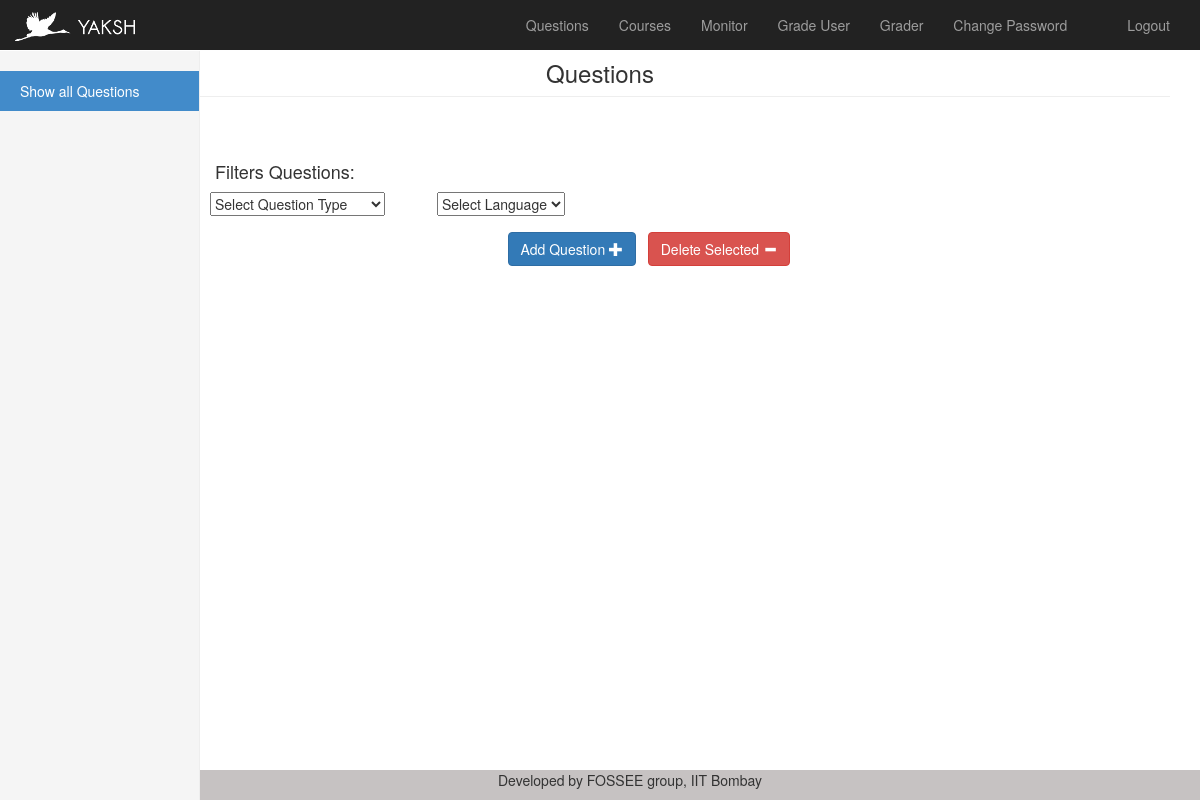
The app's page /exam/manage/questions (signed in), older data.
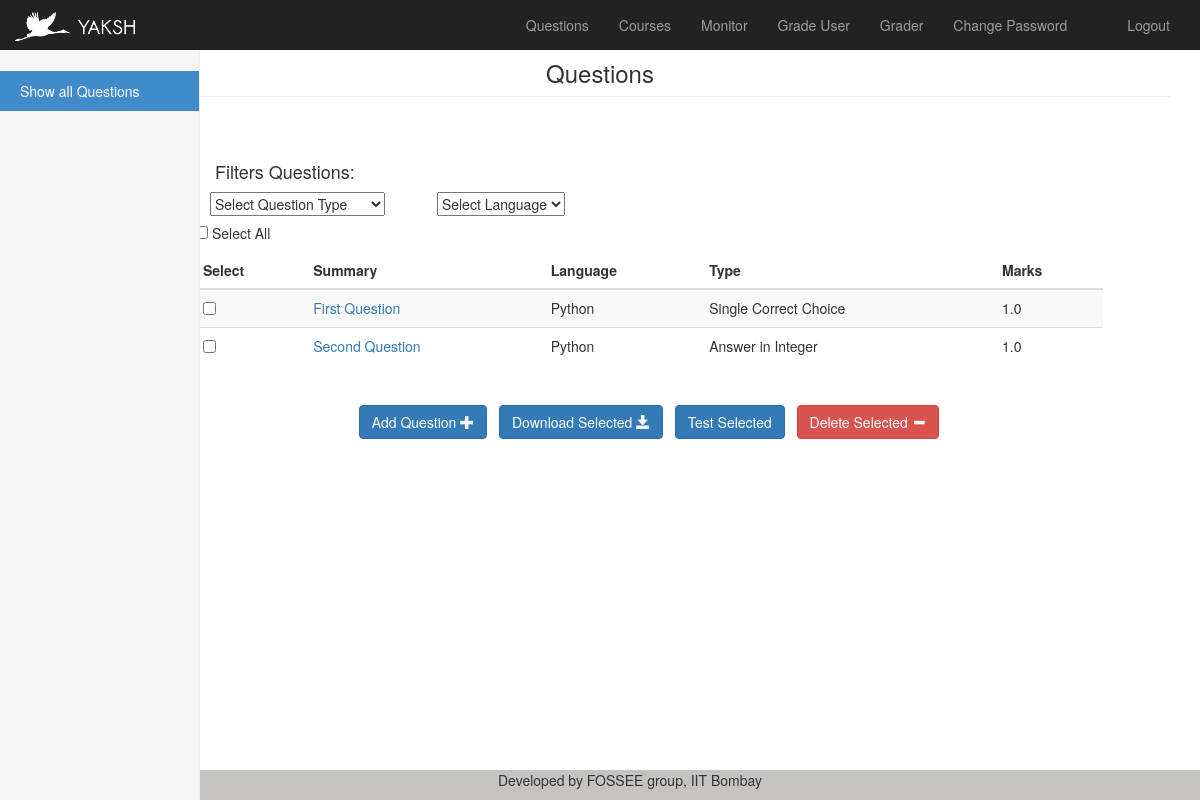
The same page, newer data.
### tables this page shows
CREATE TABLE "yaksh_question" ("id" integer NOT NULL PRIMARY KEY AUTOINCREMENT, "summary" varchar(256) NOT NULL, "description" text NOT NULL, "points" real NOT NULL, "language" varchar(24) NOT NULL, "type" varchar(24) NOT NULL, "active" bool NOT NULL, "snippet" text NOT NULL, "partial_grading" bool NOT NULL, "grade_assignment_upload" bool NOT NULL, "user_id" integer NOT NULL REFERENCES "auth_user" ("id"), "min_time" integer NOT NULL, "solution" text NOT NULL);

### views.py (the view)
@app.route('/exam/manage/questions')
@login_required
def show_questions():
    conn = sql.connect('db.sqlite3')
    conn.row_factory = sql.Row
    questions = []
    records = conn.execute("select * from yaksh_question")
    for record in records:
        questions.append(record)
    form = QuestionFilterForm()
    return render_template('yaksh/showquestions.html',form = form,questions = questions)

### forms.py
class QuestionFilterForm(FlaskForm):
    marks = SelectField(coerce=int,choices =[])
    language = SelectField(choices = languages)
    question_type = SelectField(choices=question_types)

### views.py (called while the page is built)
def login_required(f):
    @wraps(f)
    def wrap(*args, **kwargs):
        if 'logged_in' in session:
            return f(*args, **kwargs)
        else:
            return redirect(url_for('user_login'))
    return wrap

### templates/yaksh/showquestions.html (shortened to what this page needs)
{% extends "manage.html" %}
{% block pagetitle %} Questions {% endblock pagetitle %}
{% block content %}
<div class="row">
    <div class="col-sm-3 col-md-2 sidebar">
      <ul class="nav nav-sidebar nav-stacked">
      <li class="active"><a href="#show" data-toggle="pill" > Show all Questions</a></li>
      </ul>
    </div>
<div class="tab-content col-md-9 col-md-offset-2 main">
<div id="show" class= "tab-pane fade in active">
<form name=frm action="" method="post">
<br><br>
<form name=frm action="" method="post">
<div class="row" id="selectors">
    <h4 style="padding-left: 20px;">Filters Questions: </h4>
    <div class="col-md-3">
        {{ form.question_type }}
    </div>
    <div class="col-md-3">
        {{ form.language }}
    </div>
<br>
<div id="filtered-questions">
{% if questions %}
<h5><input id="checkall" type="checkbox"> Select All </h5>
<table id="questions-table" class="tablesorter table table table-striped">
    <thead>
    <tr>
    <th> Select </th>
    <th> Summary </th>
    <th> Language </th>
    <th> Type </th>
    <th> Marks </th>
    </tr>
    </thead>
    <tbody>
{% for question in questions %}
<tr>
<td>
<input type="checkbox" name="question" value="{{ question.id }}">
</td>
<td><a href="{{URL_ROOT}}/exam/manage/addquestion/{{ question.id }}">{{question.summary}}</a></td>
<td>{{question.language}}</td>
<td>{{question.type}}</td>
<td>{{question.points}}</td>
</tr>
{% endfor %}
</tbody>
</table>
{% endif %}
</div>
<br>
<center>
<button class="btn btn-primary" type="button" onclick='location.replace("{{URL_ROOT}}/exam/manage/addquestion/");'>Add Question <span class="glyphicon glyphicon-plus"></span></button>&nbsp;&nbsp;
{% if questions %}
<button class="btn btn-primary" type="submit" name='download' value='download'>Download Selected <span class="glyphicon glyphicon-save"></span></button>&nbsp;&nbsp;
<button class="btn btn-primary" type="submit" name="test" value="test">Test Selected</button>&nbsp;&nbsp;
{% endif %}
<button class="btn btn-danger" type="submit" onClick="return confirm_delete(frm);" name='delete' value='delete'>Delete Selected <span class="glyphicon glyphicon-minus"></span></button>
</center>
</form>
</div>
</div>
</div>
{% endblock %}

Row changes from the older to the newer data that the page shows:
added yaksh_question: summary "First Question", language "Python", type "Single Correct Choice", points "1.0"
added yaksh_question: summary "Second Question", language "Python", type "Answer in Integer", points "1.0"
Text that changed along with them:
form field value: (not shown) → "☐"
text now shown: "Select All Select Summary Language Type Marks Download Selected Test Selected"
